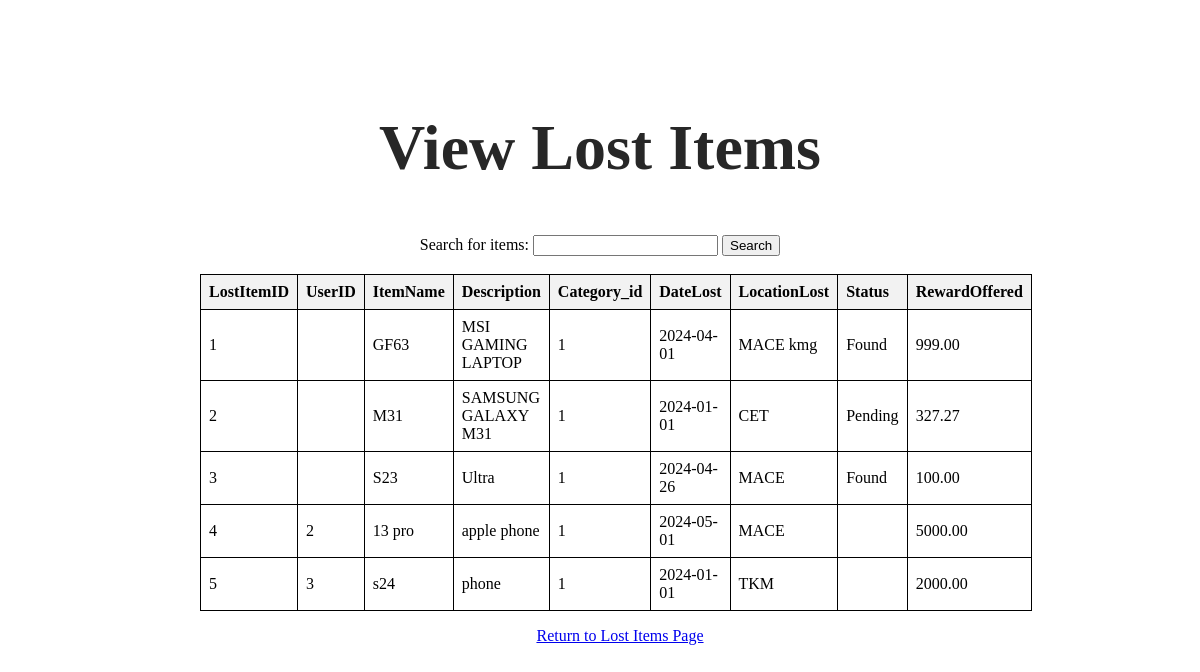
The app's page /view_lost_items.php with its own data.
### tables this page shows
CREATE TABLE `lostitems` (
  `LostItemID` int(11) NOT NULL,
  `UserID` int(11) DEFAULT NULL,
  `ItemName` varchar(100) DEFAULT NULL,
  `Description` text DEFAULT NULL,
  `category_id` int(11) NOT NULL,
  `DateLost` date DEFAULT NULL,
  `LocationLost` varchar(100) DEFAULT NULL,
  `Status` varchar(20) DEFAULT NULL,
  `RewardOffered` decimal(10,2) DEFAULT NULL
);

### view_lost_items.php (the view, shortened to what this page needs)
<!DOCTYPE html>
<html>
<head>
	<link rel="stylesheet" type="text/css" href="styl.css">
</head>
<body>
	<div class="container">
    <h2>View Lost Items</h2>
    <form method="GET" action="">
        <label for="search_query">Search for items:</label>
        <input type="text" id="search_query" name="search_query">
        <input type="submit" value="Search">
		<br>
		<br>
    </form>
    <?php
    include_once "db_connection.php";
    if (isset($_GET['search_query'])) {
        $search_query = mysqli_real_escape_string($conn, $_GET['search_query']);
        $sql = "SELECT * FROM LostItems WHERE ItemName LIKE '%$search_query%' OR Description LIKE '%$search_query%'";
        $result = $conn->query($sql);
        if ($result->num_rows > 0) {
            echo "<table>";
            echo "<tr>";
            foreach ($result->fetch_assoc() as $key => $value) {
                echo "<th>" . ucfirst($key) . "</th>";
            }
            echo "</tr>";
            mysqli_data_seek($result, 0);
            while ($row = $result->fetch_assoc()) {
                echo "<tr>";
                foreach ($row as $value) {
                    echo "<td>$value</td>";
                }
                echo "</tr>";
            }
            echo "</table>";
        } else {
            echo "No results found.";
        }
    } else {
        $sql = "SELECT * FROM LostItems";
        $result = $conn->query($sql);
        if ($result->num_rows > 0) {
            echo "<table>";
            echo "<tr>";
            foreach ($result->fetch_assoc() as $key => $value) {
                echo "<th>" . ucfirst($key) . "</th>";
            }
            echo "</tr>";
            mysqli_data_seek($result, 0);
            while ($row = $result->fetch_assoc()) {
                echo "<tr>";
                foreach ($row as $value) {
                    echo "<td>$value</td>";
                }
                echo "</tr>";
            }
            echo "</table>";
        } else {
            echo "No lost items uploaded.";
        }
    }
    ?>
    <ul><p><a href="lost.php">Return to Lost Items Page</a></p></ul>
</body>
</html>

### styl.css (style rules this page uses)
.container { max-width: 800px; margin: 0 auto; padding: 50px; text-align: center; }
h2 { font-size: 64px; margin-bottom: 50px; color: #272727; }

### view_lost_items.php (style rules this page uses)
table { border-collapse: collapse; width: 100%; }
th, td { border: 1px solid black; padding: 8px; text-align: left; }
th { background-color: #f2f2f2; }

### records on screen
lostitems: value "1", ItemName "GF63", Description "MSI GAMING LAPTOP", DateLost "2024-04-01", LocationLost "MACE kmg", Status "Found", RewardOffered "999.00"
lostitems: LostItemID "2", ItemName "M31", Description "SAMSUNG GALAXY M31", category "1", DateLost "2024-01-01", LocationLost "CET", Status "Pending", RewardOffered "327.27"
lostitems: LostItemID "3", ItemName "S23", Description "Ultra", category "1", DateLost "2024-04-26", LocationLost "MACE", Status "Found", RewardOffered "100.00"
lostitems: LostItemID "4", UserID "2", ItemName "13 pro", Description "apple phone", category "1", DateLost "2024-05-01", LocationLost "MACE", RewardOffered "5000.00"
lostitems: LostItemID "5", UserID "3", ItemName "s24", Description "phone", category "1", DateLost "2024-01-01", LocationLost "TKM", RewardOffered "2000.00"

### other values on screen
$key "LostItemID"
$key "UserID"
$key "ItemName"
$key "Description"
$key "Category_id"
$key "DateLost"
$key "LocationLost"
$key "Status"
$key "RewardOffered"
